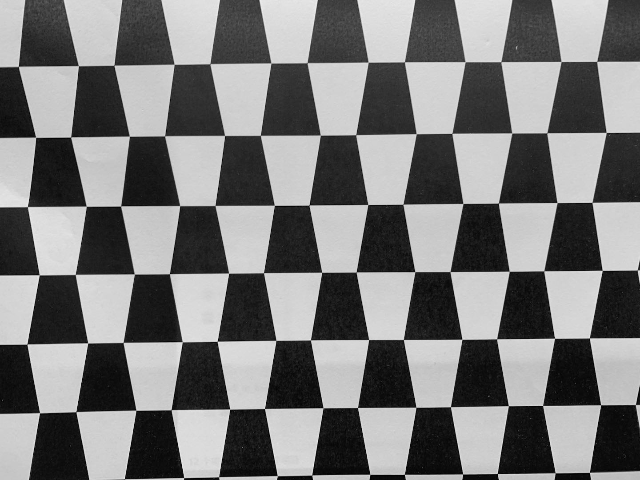
#> input picture board_640_480.png, 640 x 480 px, found by its file name
$ python sfr.py
#> lines starting #> are read from the running program, lines starting #| are printed output that depends on the picture; long printed decimals are rounded
import cv2
import numpy as np
from numpy.polynomial import Polynomial

H = 56
W = 34
LEFT = 208 - 1
TOP = 280 - 1

img = cv2.imread("board_640_480.png", 0)[TOP:TOP+H, LEFT:LEFT+W].astype(np.float32) / 255.0
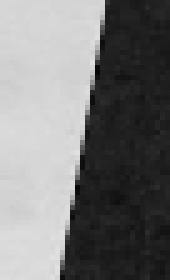
#> img: shape (56, 34) float32 (shown 5 times larger); min 0.0196, max 0.882, mean 0.47
y = np.zeros(H)

for i in range(H):
    a = 0.0
    b = 0.0
    for j in range(W-1):
        d = img[i, j+1] - img[i, j]
        a += d
        b += j * d
    y[i] = b / a
#> after the loop, y = 56 values, max 19.8 at index 4, min 10.66 at index 55, mean 15.69

x = np.arange(y.shape[0]).astype(np.float32)
#> x = 56 values from 0 to 55
p = Polynomial.fit(x, y, 1)
slope = p.convert().coef[1]
#> slope = -0.169

print("slope = %.5f"% (np.atan(slope) / 3.1415926 * 180))
#| slope = -9.606
